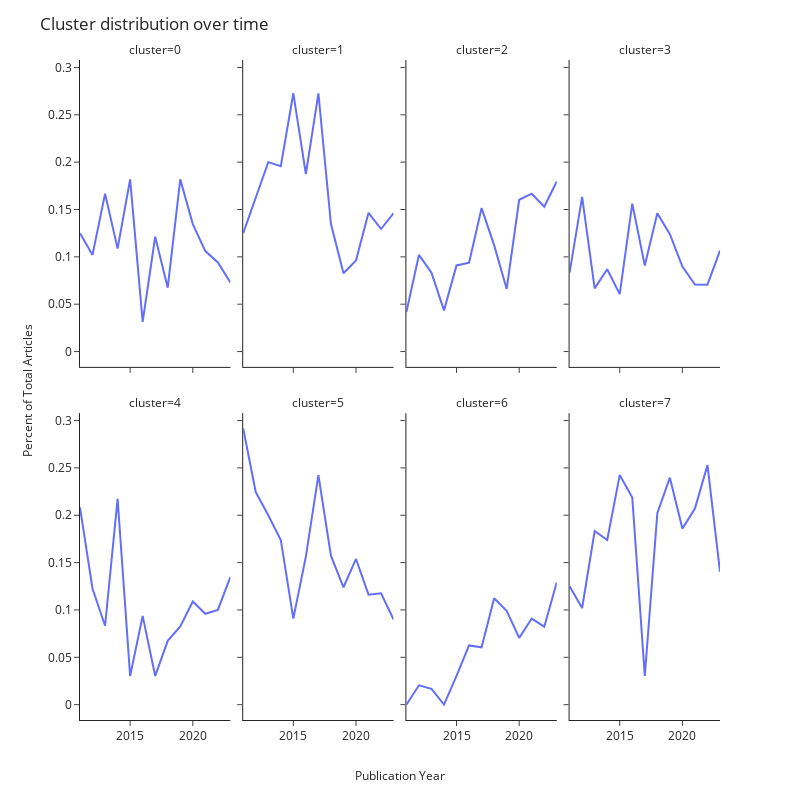

Notebook code cell kept with this figure:
### Code cell
figure_data = (
    THETA.groupby(["cluster", "pubyear"])["PMID"]
    .count()
    .to_frame()
    .unstack()
    .fillna(0)
    .stack(future_stack=True)
    .reset_index()
)

figure_data.columns = ["cluster", "pubyear", "count"]
figure_data["pct_count"] = figure_data["count"] / figure_data.groupby("pubyear")[
    "count"
].transform("sum")
figure_data = figure_data[
    (figure_data["pubyear"] < 2024) & (figure_data["pubyear"] > 2010)
]

# color="cluster", color_discrete_sequence=px.colors.qualitative.D3
fig = px.line(
    figure_data,
    x="pubyear",
    y="pct_count",
    facet_col="cluster",
    facet_col_wrap=4,
)

fig.for_each_yaxis(lambda y: y.update(title=""))
fig.for_each_xaxis(lambda y: y.update(title=""))

fig.add_annotation(
    x=-0.1, y=0.5, text="Percent of Total Articles", textangle=-90, xref="paper", yref="paper", showarrow=False,
)

fig.add_annotation(
    x=0.5, y=-0.1, text="Publication Year", xref="paper", yref="paper", showarrow=False,
)

fig.update_layout(
    width=800,
    height=800,
    template="simple_white",
    title="Cluster distribution over time",
)

fig.show()
fig.write_image("cluster_distribution.png")

### Figure 1 — Plotly figure (JSON) as saved in the notebook; plotly's stock layout.template omitted (floating-point values rounded to 4 significant figures)
{"data": [{"hovertemplate": "cluster=0<br>pubyear=%{x}<br>pct_count=%{y}<extra></extra>", "legendgroup": "", "line": {"color": "#636efa", "dash": "solid"}, "marker": {"symbol": "circle"}, "mode": "lines", "name": "", "orientation": "v", "showlegend": false, "type": "scatter", "x": [2011, 2012, 2013, 2014, 2015, 2016, 2017, 2018, 2019, 2020, 2021, 2022, 2023], "xaxis": "x5", "y": [0.125, 0.102, 0.1667, 0.1087, 0.1818, 0.03125, 0.1212, 0.06742, 0.1818, 0.1346, 0.1061, 0.09412, 0.07303], "yaxis": "y5"}, {"hovertemplate": "cluster=1<br>pubyear=%{x}<br>pct_count=%{y}<extra></extra>", "legendgroup": "", "line": {"color": "#636efa", "dash": "solid"}, "marker": {"symbol": "circle"}, "mode": "lines", "name": "", "orientation": "v", "showlegend": false, "type": "scatter", "x": [2011, 2012, 2013, 2014, 2015, 2016, 2017, 2018, 2019, 2020, 2021, 2022, 2023], "xaxis": "x6", "y": [0.125, 0.1633, 0.2, 0.1957, 0.2727, 0.1875, 0.2727, 0.1348, 0.08264, 0.09615, 0.1465, 0.1294, 0.1461], "yaxis": "y6"}, {"hovertemplate": "cluster=2<br>pubyear=%{x}<br>pct_count=%{y}<extra></extra>", "legendgroup": "", "line": {"color": "#636efa", "dash": "solid"}, "marker": {"symbol": "circle"}, "mode": "lines", "name": "", "orientation": "v", "showlegend": false, "type": "scatter", "x": [2011, 2012, 2013, 2014, 2015, 2016, 2017, 2018, 2019, 2020, 2021, 2022, 2023], "xaxis": "x7", "y": [0.04167, 0.102, 0.08333, 0.04348, 0.09091, 0.09375, 0.1515, 0.1124, 0.06612, 0.1603, 0.1667, 0.1529, 0.1798], "yaxis": "y7"}, {"hovertemplate": "cluster=3<br>pubyear=%{x}<br>pct_count=%{y}<extra></extra>", "legendgroup": "", "line": {"color": "#636efa", "dash": "solid"}, "marker": {"symbol": "circle"}, "mode": "lines", "name": "", "orientation": "v", "showlegend": false, "type": "scatter", "x": [2011, 2012, 2013, 2014, 2015, 2016, 2017, 2018, 2019, 2020, 2021, 2022, 2023], "xaxis": "x8", "y": [0.08333, 0.1633, 0.06667, 0.08696, 0.06061, 0.1562, 0.09091, 0.1461, 0.124, 0.08974, 0.07071, 0.07059, 0.1067], "yaxis": "y8"}, {"hovertemplate": "cluster=4<br>pubyear=%{x}<br>pct_count=%{y}<extra></extra>", "legendgroup": "", "line": {"color": "#636efa", "dash": "solid"}, "marker": {"symbol": "circle"}, "mode": "lines", "name": "", "orientation": "v", "showlegend": false, "type": "scatter", "x": [2011, 2012, 2013, 2014, 2015, 2016, 2017, 2018, 2019, 2020, 2021, 2022, 2023], "xaxis": "x", "y": [0.2083, 0.1224, 0.08333, 0.2174, 0.0303, 0.09375, 0.0303, 0.06742, 0.08264, 0.109, 0.09596, 0.1, 0.1348], "yaxis": "y"}, {"hovertemplate": "cluster=5<br>pubyear=%{x}<br>pct_count=%{y}<extra></extra>", "legendgroup": "", "line": {"color": "#636efa", "dash": "solid"}, "marker": {"symbol": "circle"}, "mode": "lines", "name": "", "orientation": "v", "showlegend": false, "type": "scatter", "x": [2011, 2012, 2013, 2014, 2015, 2016, 2017, 2018, 2019, 2020, 2021, 2022, 2023], "xaxis": "x2", "y": [0.2917, 0.2245, 0.2, 0.1739, 0.09091, 0.1562, 0.2424, 0.1573, 0.124, 0.1538, 0.1162, 0.1176, 0.08989], "yaxis": "y2"}, {"hovertemplate": "cluster=6<br>pubyear=%{x}<br>pct_count=%{y}<extra></extra>", "legendgroup": "", "line": {"color": "#636efa", "dash": "solid"}, "marker": {"symbol": "circle"}, "mode": "lines", "name": "", "orientation": "v", "showlegend": false, "type": "scatter", "x": [2011, 2012, 2013, 2014, 2015, 2016, 2017, 2018, 2019, 2020, 2021, 2022, 2023], "xaxis": "x3", "y": [0, 0.02041, 0.01667, 0, 0.0303, 0.0625, 0.06061, 0.1124, 0.09917, 0.07051, 0.09091, 0.08235, 0.1292], "yaxis": "y3"}, {"hovertemplate": "cluster=7<br>pubyear=%{x}<br>pct_count=%{y}<extra></extra>", "legendgroup": "", "line": {"color": "#636efa", "dash": "solid"}, "marker": {"symbol": "circle"}, "mode": "lines", "name": "", "orientation": "v", "showlegend": false, "type": "scatter", "x": [2011, 2012, 2013, 2014, 2015, 2016, 2017, 2018, 2019, 2020, 2021, 2022, 2023], "xaxis": "x4", "y": [0.125, 0.102, 0.1833, 0.1739, 0.2424, 0.2188, 0.0303, 0.2022, 0.2397, 0.1859, 0.2071, 0.2529, 0.1404], "yaxis": "y4"}], "layout": {"annotations": [{"showarrow": false, "text": "cluster=4", "x": 0.1175, "xanchor": "center", "xref": "paper", "y": 0.465, "yanchor": "bottom", "yref": "paper"}, {"showarrow": false, "text": "cluster=5", "x": 0.3725, "xanchor": "center", "xref": "paper", "y": 0.465, "yanchor": "bottom", "yref": "paper"}, {"showarrow": false, "text": "cluster=6", "x": 0.6275, "xanchor": "center", "xref": "paper", "y": 0.465, "yanchor": "bottom", "yref": "paper"}, {"showarrow": false, "text": "cluster=7", "x": 0.8825, "xanchor": "center", "xref": "paper", "y": 0.465, "yanchor": "bottom", "yref": "paper"}, {"showarrow": false, "text": "cluster=0", "x": 0.1175, "xanchor": "center", "xref": "paper", "y": 1.0, "yanchor": "bottom", "yref": "paper"}, {"showarrow": false, "text": "cluster=1", "x": 0.3725, "xanchor": "center", "xref": "paper", "y": 1.0, "yanchor": "bottom", "yref": "paper"}, {"showarrow": false, "text": "cluster=2", "x": 0.6275, "xanchor": "center", "xref": "paper", "y": 1.0, "yanchor": "bottom", "yref": "paper"}, {"showarrow": false, "text": "cluster=3", "x": 0.8825, "xanchor": "center", "xref": "paper", "y": 1.0, "yanchor": "bottom", "yref": "paper"}, {"showarrow": false, "text": "Percent of Total Articles", "textangle": -90, "x": -0.1, "xref": "paper", "y": 0.5, "yref": "paper"}, {"showarrow": false, "text": "Publication Year", "x": 0.5, "xref": "paper", "y": -0.1, "yref": "paper"}], "height": 800, "legend": {"tracegroupgap": 0}, "margin": {"t": 60}, "title": {"text": "Cluster distribution over time"}, "width": 800, "xaxis": {"anchor": "y", "domain": [0, 0.235], "title": {"text": ""}}, "xaxis2": {"anchor": "y2", "domain": [0.255, 0.49], "matches": "x", "title": {"text": ""}}, "xaxis3": {"anchor": "y3", "domain": [0.51, 0.745], "matches": "x", "title": {"text": ""}}, "xaxis4": {"anchor": "y4", "domain": [0.765, 1.0], "matches": "x", "title": {"text": ""}}, "xaxis5": {"anchor": "y5", "domain": [0, 0.235], "matches": "x", "showticklabels": false, "title": {"text": ""}}, "xaxis6": {"anchor": "y6", "domain": [0.255, 0.49], "matches": "x", "showticklabels": false, "title": {"text": ""}}, "xaxis7": {"anchor": "y7", "domain": [0.51, 0.745], "matches": "x", "showticklabels": false, "title": {"text": ""}}, "xaxis8": {"anchor": "y8", "domain": [0.765, 1.0], "matches": "x", "showticklabels": false, "title": {"text": ""}}, "yaxis": {"anchor": "x", "domain": [0, 0.465], "title": {"text": ""}}, "yaxis2": {"anchor": "x2", "domain": [0, 0.465], "matches": "y", "showticklabels": false, "title": {"text": ""}}, "yaxis3": {"anchor": "x3", "domain": [0, 0.465], "matches": "y", "showticklabels": false, "title": {"text": ""}}, "yaxis4": {"anchor": "x4", "domain": [0, 0.465], "matches": "y", "showticklabels": false, "title": {"text": ""}}, "yaxis5": {"anchor": "x5", "domain": [0.535, 1.0], "matches": "y", "title": {"text": ""}}, "yaxis6": {"anchor": "x6", "domain": [0.535, 1.0], "matches": "y", "showticklabels": false, "title": {"text": ""}}, "yaxis7": {"anchor": "x7", "domain": [0.535, 1.0], "matches": "y", "showticklabels": false, "title": {"text": ""}}, "yaxis8": {"anchor": "x8", "domain": [0.535, 1.0], "matches": "y", "showticklabels": false, "title": {"text": ""}}}}
